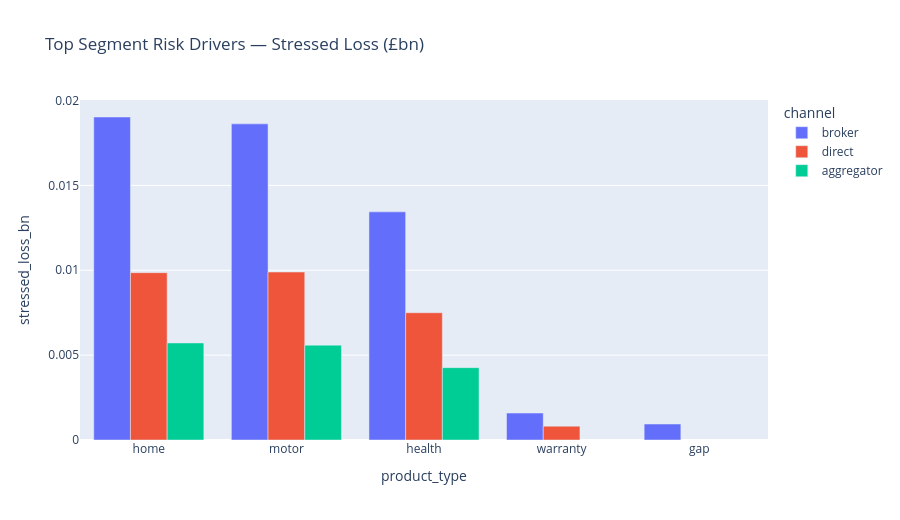

Source (notebook cell):
### Code cell
fig = px.bar(
    segment.head(12),
    x=product_col,
    y="stressed_loss_bn",
    color=channel_col,
    barmode="group",
    hover_data=["policies", "loss_share", "pressure_metric"],
    title="Top Segment Risk Drivers — Stressed Loss (£bn)"
)
fig.update_layout(height=520)
fig.show()

### Figure 1 — Plotly figure (JSON) as saved in the notebook; plotly's stock layout.template omitted (floating-point values rounded to 4 significant figures)
{"data": [{"alignmentgroup": "True", "customdata": [[13210.0, 0.1932, 0.1056], [29670.0, 0.1891, 0.1164], [7713.0, 0.1364, 0.1199], [9902.0, 0.01612, 0.05512], [5263.0, 0.00956, 0.04832]], "hovertemplate": "channel=broker<br>product_type=%{x}<br>stressed_loss_bn=%{y}<br>policies=%{customdata[0]}<br>loss_share=%{customdata[1]}<br>pressure_metric=%{customdata[2]}<extra></extra>", "legendgroup": "broker", "marker": {"color": "#636efa", "pattern": {"shape": ""}}, "name": "broker", "offsetgroup": "broker", "orientation": "v", "showlegend": true, "textposition": "auto", "type": "bar", "x": ["home", "motor", "health", "warranty", "gap"], "xaxis": "x", "y": [0.01903, 0.01862, 0.01344, 0.001588, 0.0009416], "yaxis": "y"}, {"alignmentgroup": "True", "customdata": [[16370.0, 0.1005, 0.1121], [7137.0, 0.1001, 0.1012], [4365.0, 0.07611, 0.1176], [5400.0, 0.008271, 0.05191]], "hovertemplate": "channel=direct<br>product_type=%{x}<br>stressed_loss_bn=%{y}<br>policies=%{customdata[0]}<br>loss_share=%{customdata[1]}<br>pressure_metric=%{customdata[2]}<extra></extra>", "legendgroup": "direct", "marker": {"color": "#EF553B", "pattern": {"shape": ""}}, "name": "direct", "offsetgroup": "direct", "orientation": "v", "showlegend": true, "textposition": "auto", "type": "bar", "x": ["motor", "home", "health", "warranty"], "xaxis": "x", "y": [0.009895, 0.009857, 0.007497, 0.0008146], "yaxis": "y"}, {"alignmentgroup": "True", "customdata": [[3628.0, 0.05803, 0.1162], [8124.0, 0.05673, 0.1278], [2244.0, 0.04328, 0.1308]], "hovertemplate": "channel=aggregator<br>product_type=%{x}<br>stressed_loss_bn=%{y}<br>policies=%{customdata[0]}<br>loss_share=%{customdata[1]}<br>pressure_metric=%{customdata[2]}<extra></extra>", "legendgroup": "aggregator", "marker": {"color": "#00cc96", "pattern": {"shape": ""}}, "name": "aggregator", "offsetgroup": "aggregator", "orientation": "v", "showlegend": true, "textposition": "auto", "type": "bar", "x": ["home", "motor", "health"], "xaxis": "x", "y": [0.005716, 0.005588, 0.004262], "yaxis": "y"}], "layout": {"barmode": "group", "height": 520, "legend": {"title": {"text": "channel"}, "tracegroupgap": 0}, "title": {"text": "Top Segment Risk Drivers — Stressed Loss (£bn)"}, "xaxis": {"anchor": "y", "domain": [0, 1], "title": {"text": "product_type"}}, "yaxis": {"anchor": "x", "domain": [0, 1], "title": {"text": "stressed_loss_bn"}}}}
